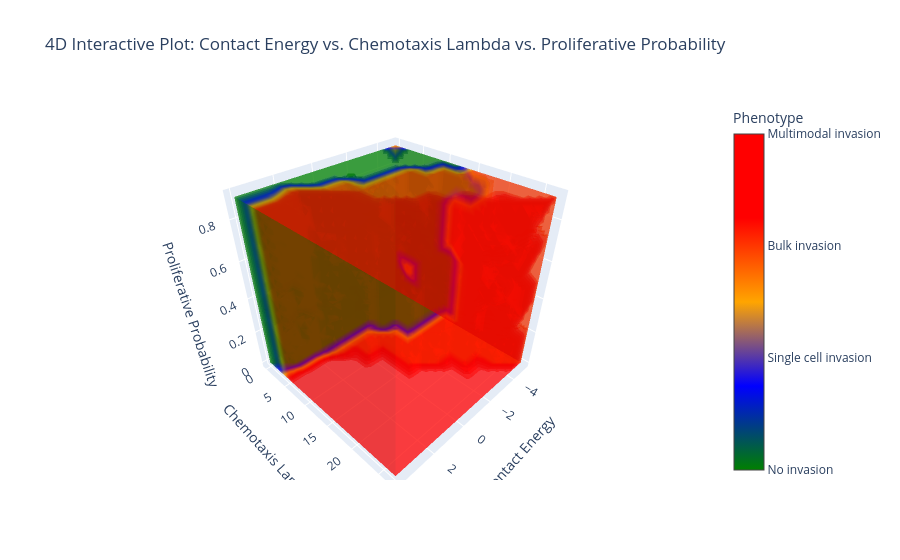

Notebook cell for this chart:
### Code cell
import plotly.graph_objects as go

# Define the color mapping for the phenotypes
phenotype_colorscale = [
    [0.0, "green"],  # No invasion
    [0.25, "blue"],  # Single cell invasion
    [0.5, "orange"],  # Bulk invasion
    [0.75, "red"],  # Multimodal invasion
    [1.0, "red"]
]

# Create interactive 3D plot with Plotly and phenotype color mapping
fig = go.Figure()

fig.add_trace(go.Volume(
    x=X.flatten(),
    y=Y.flatten(),
    z=Z.flatten(),
    value=phenotype_grid.flatten(),
    opacity=0.5,  # Adjust transparency
    surface_count=20,  # Number of contour surfaces
    colorscale=phenotype_colorscale,  # Apply phenotype-specific colors
    colorbar=dict(
        title="Phenotype",
        tickvals=[0, 1, 2, 3],
        ticktext=phenotype_order
    )
))

fig.update_layout(
    title="4D Interactive Plot: Contact Energy vs. Chemotaxis Lambda vs. Proliferative Probability",
    scene=dict(
        xaxis_title="Contact Energy",
        yaxis_title="Chemotaxis Lambda",
        zaxis_title="Proliferative Probability"
    )
)

# Show the interactive plot
fig.show()

### Figure 1 — Plotly figure (JSON) as saved in the notebook; plotly's stock layout.template omitted (floating-point values rounded to 4 significant figures; data arrays with more than 128 entries replaced by an {"elided": "..."} marker saying what was removed)
{"data": [{"colorbar": {"ticktext": ["No invasion", "Single cell invasion", "Bulk invasion", "Multimodal invasion"], "tickvals": [0, 1, 2, 3], "title": {"text": "Phenotype"}}, "colorscale": [[0, "green"], [0.25, "blue"], [0.5, "orange"], [0.75, "red"], [1, "red"]], "opacity": 0.5, "surface": {"count": 20}, "type": "volume", "value": {"elided": "27000 float values"}, "x": {"elided": "27000 float values"}, "y": {"elided": "27000 float values"}, "z": {"elided": "27000 float values"}}], "layout": {"scene": {"xaxis": {"title": {"text": "Contact Energy"}}, "yaxis": {"title": {"text": "Chemotaxis Lambda"}}, "zaxis": {"title": {"text": "Proliferative Probability"}}}, "title": {"text": "4D Interactive Plot: Contact Energy vs. Chemotaxis Lambda vs. Proliferative Probability"}}}
